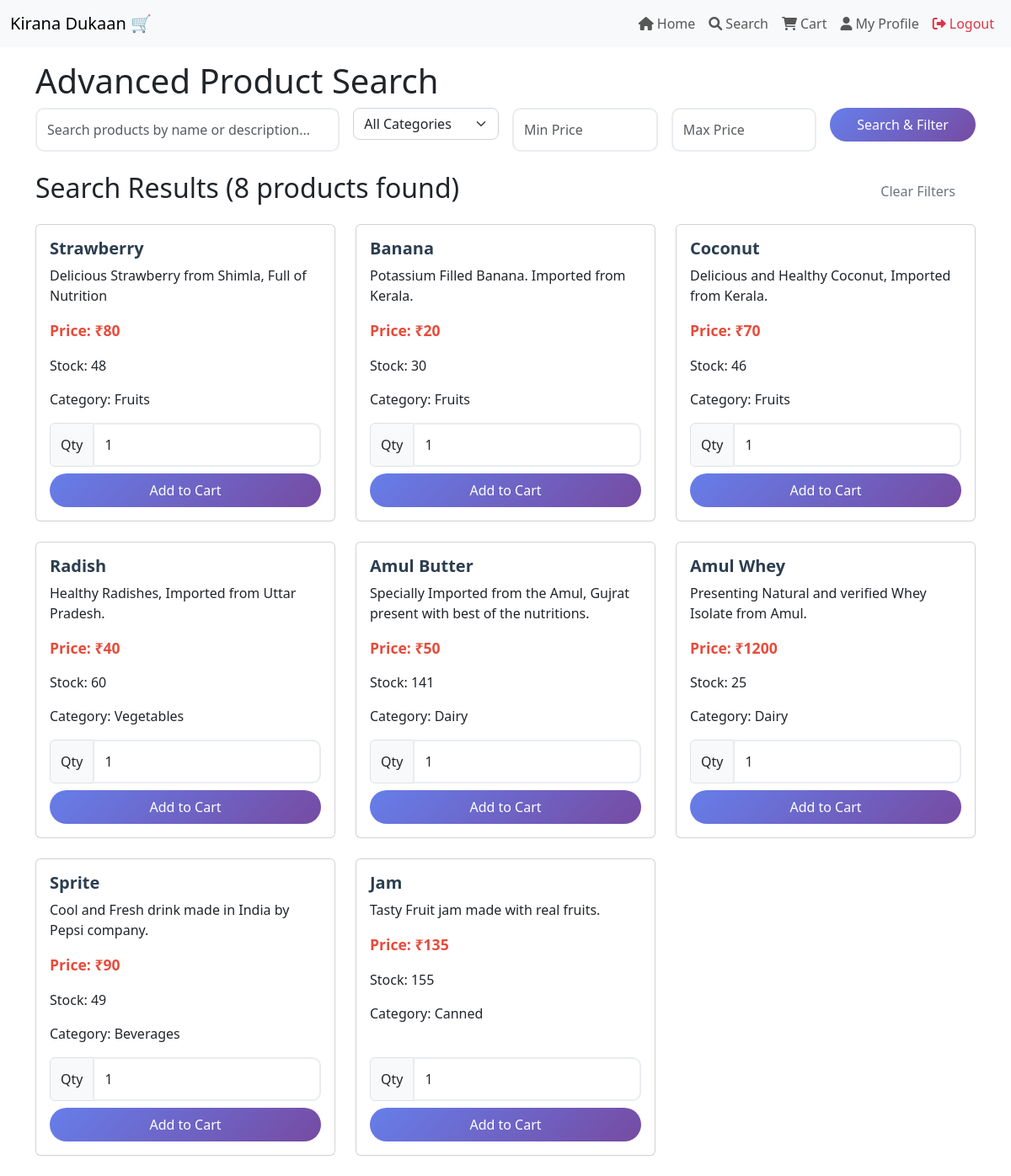
The page /search (signed in) on the database as committed earlier.
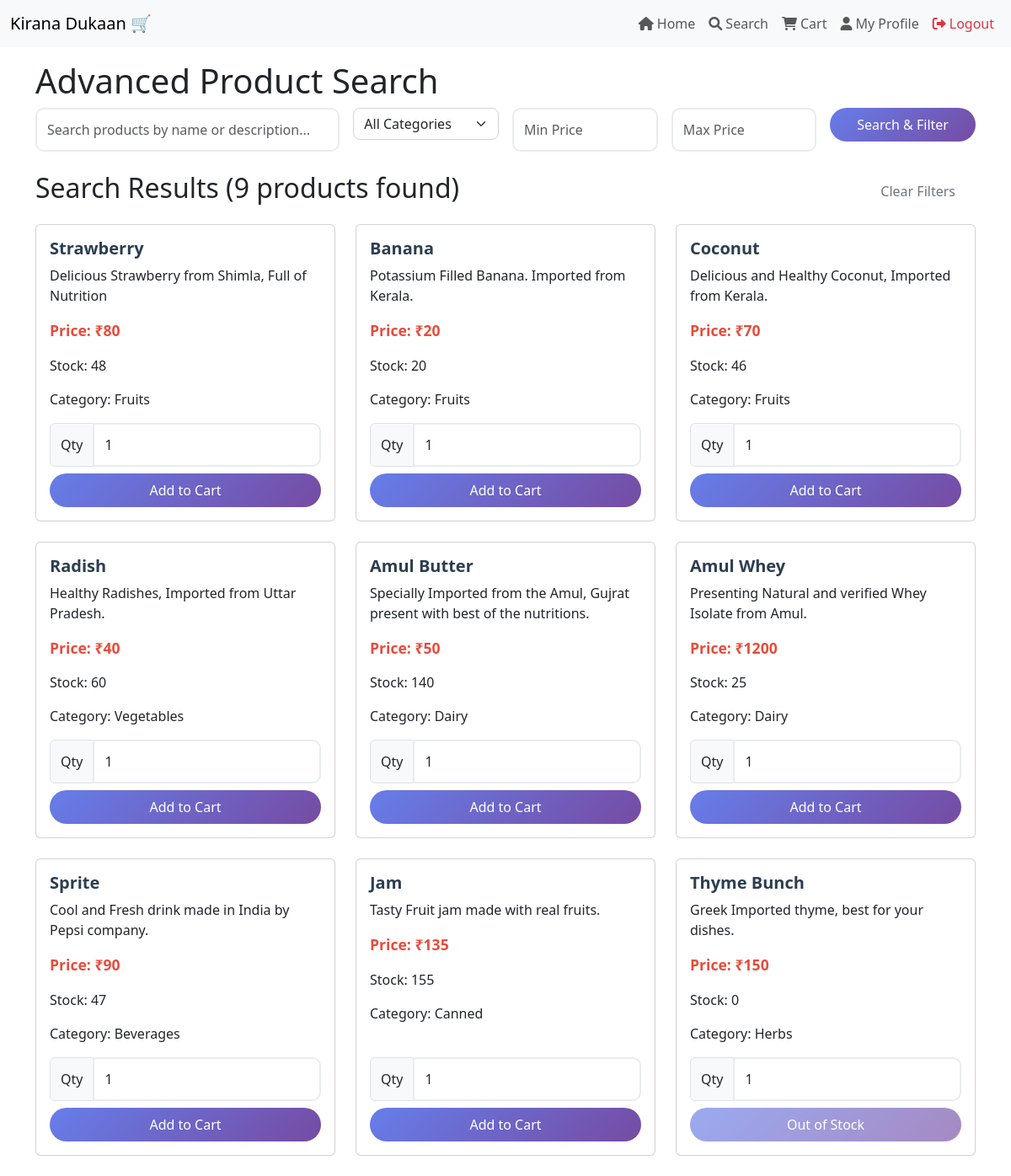
The same page on the database as committed later.
### models.py (models this page shows)
class Product(db.Model):
    id = db.Column(db.Integer, primary_key=True)
    name = db.Column(db.String(64), nullable=False)
    price = db.Column(db.Integer, nullable=False)
    description = db.Column(db.String(256), nullable=False)
    category_id = db.Column(db.Integer, db.ForeignKey('category.id'), nullable=False)
    quantity = db.Column(db.Integer, nullable=False)
    man_date = db.Column(db.Date, nullable=False)
    cart_items = db.relationship('Cart', backref='product', lazy=True)
    orders = db.relationship('Order', backref='product', lazy=True)

class Category(db.Model):
    id = db.Column(db.Integer, primary_key=True)
    name = db.Column(db.String(32), unique=True)
    products = db.relationship('Product', backref='category', lazy=True)

### routes.py (the view)
@main.route('/search')
@auth_required
def search():
    user_id = session['user_id']
    user = User.query.get(user_id)
    categories = Category.query.all()
    query = request.args.get('q', '')
    category_filter = request.args.get('category', '')
    min_price = request.args.get('min_price', '')
    max_price = request.args.get('max_price', '')
    products_query = Product.query
    if query:
        products_query = products_query.filter(
            (Product.name.contains(query)) | (Product.description.contains(query))
        )
    if category_filter:
        products_query = products_query.filter(Product.category_id == category_filter)
    if min_price:
        try:
            min_price_val = float(min_price)
            products_query = products_query.filter(Product.price >= min_price_val)
        except ValueError:
            pass
    if max_price:
        try:
            max_price_val = float(max_price)
            products_query = products_query.filter(Product.price <= max_price_val)
        except ValueError:
            pass
    products = products_query.all()
    return render_template('searchbar.html', user=user, products=products, categories=categories, query=query, category_filter=category_filter, min_price=min_price, max_price=max_price)

### routes.py (called while the page is built)
def auth_required(f):
    @wraps(f)
    def decorated_function(*args, **kwargs):
        if 'user_id' not in session:
            flash('Please log in to access this page.', 'warning')
            return redirect(url_for('main.login'))
        return f(*args, **kwargs)
    return decorated_function

### templates/searchbar.html (shortened to what this page needs)
{% extends 'layout.html' %}
{% block content %}
    <h1>Advanced Product Search</h1>
    <form method="get" action="{{ url_for('main.index') }}" class="mb-4">
        <div class="row g-3">
            <div class="col-md-4">
                <input type="text" class="form-control" name="q" placeholder="Search products by name or description..." value="{{ query }}">
            </div>
            <div class="col-md-2">
                <select class="form-select" name="category">
                    <option value="">All Categories</option>
                </select>
            </div>
            <div class="col-md-2">
                <input type="number" class="form-control" name="min_price" placeholder="Min Price" value="{{ min_price }}" min="0" step="0.01">
            </div>
            <div class="col-md-2">
                <input type="number" class="form-control" name="max_price" placeholder="Max Price" value="{{ max_price }}" min="0" step="0.01">
            </div>
            <div class="col-md-2">
                <button class="btn btn-primary w-100" type="submit">Search & Filter</button>
            </div>
        </div>
    </form>
    {% if products %}
        <div class="d-flex justify-content-between align-items-center mb-3">
            <h2>Search Results ({{ products|length }} products found)</h2>
            <a href="{{ url_for('main.index') }}" class="btn btn-outline-secondary">Clear Filters</a>
        </div>
        <div class="row">
            {% for product in products %}
            <div class="col-md-4 mb-4">
                <div class="card h-100">
                    <div class="card-body d-flex flex-column">
                        <h5 class="card-title">{{ product.name }}</h5>
                        <p class="card-text">{{ product.description }}</p>
                        <p class="card-text"><strong>Price: ₹{{ product.price }}</strong></p>
                        <p class="card-text">Stock: {{ product.quantity }}</p>
                        <p class="card-text">Category: {{ product.category.name }}</p>
                        <form action="{{ url_for('main.add_to_cart', product_id=product.id) }}" method="post" class="mt-auto">
                            <div class="input-group mb-2">
                                <span class="input-group-text">Qty</span>
                                <input type="number" class="form-control" name="quantity" value="1" min="1" max="{{ product.quantity }}">
                            </div>
                            <button type="submit" class="btn btn-primary w-100" {% if product.quantity == 0 %}disabled{% endif %}>
                                {% if product.quantity == 0 %}Out of Stock{% else %}Add to Cart{% endif %}
                            </button>
                        </form>
                    </div>
                </div>
            </div>
            {% endfor %}
        </div>
    {% elif query or category_filter or min_price or max_price %}
        <div class="alert alert-warning">
            <h4>No products found</h4>
            <p>No products match your search criteria. Try adjusting your filters or <a href="{{ url_for('main.index') }}">clear all filters</a>.</p>
        </div>
    {% else %}
        <div class="alert alert-info">
            <h4>Start Your Search</h4>
            <p>Use the filters above to find the products you're looking for.</p>
        </div>
    {% endif %}
{% endblock %}

Rows that differ between the two databases and show on the page:
changed Product "Banana": quantity "30" → "20"
changed Product "Amul Butter": quantity "141" → "140"
changed Product "Sprite": quantity "49" → "47"
added Product: name "Thyme Bunch", description "Greek Imported thyme, best for your dishes.", price "150", quantity "0", category.name "Herbs", shows "Out of Stock"
Other text that changed with them:
{{ products|length }}: "8" → "9"
